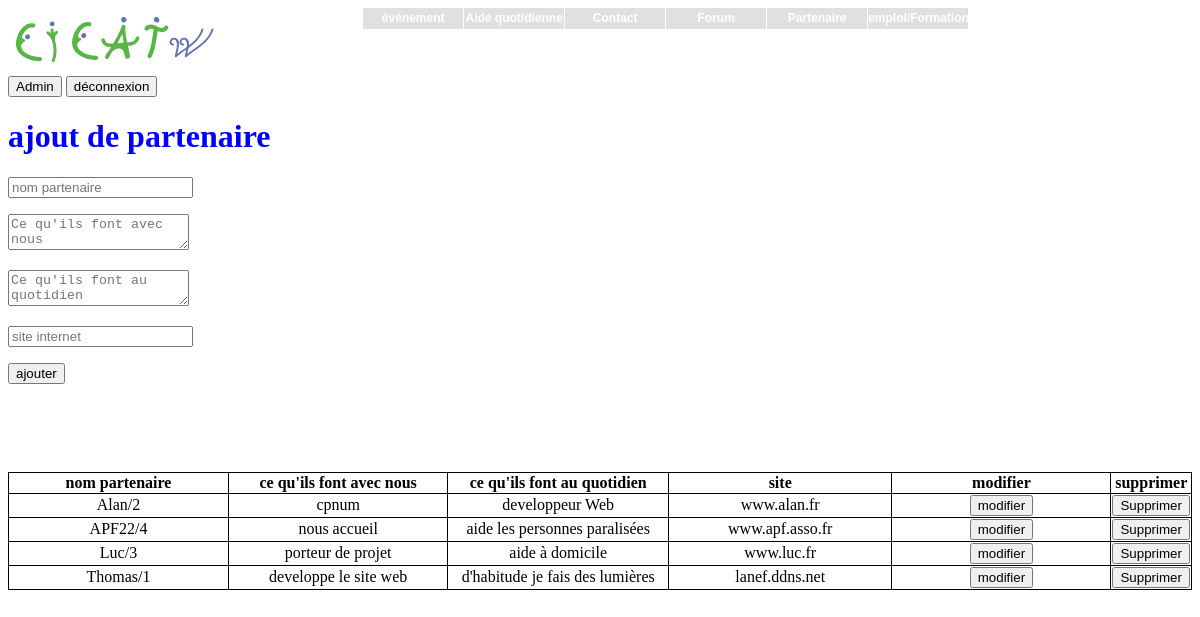
The page /code.old/ajout_partenaire.php on the database its author committed.
### tables this page shows
CREATE TABLE `partenaire` (
  `id_partenaire` int(11) NOT NULL,
  `nom_partenaire` varchar(255) NOT NULL,
  `competences` varchar(255) NOT NULL,
  `secteur` varchar(255) NOT NULL,
  `site` varchar(50) NOT NULL
);

### code.old/inc/tab_partenaire.php (the view, shortened to what this page needs)
<table>
	<th>nom partenaire</th>
	<th>ce qu'ils font avec nous</th>
	<th>ce qu'ils font au quotidien</th>
	<th>site</th>
	<th>modifier</th>
	<th>supprimer</th>
	<?php require 'inc/connectbdd.php';
	$reponse = $pdo->query('SELECT * from partenaire ORDER BY nom_partenaire');
		while ($donnees = $reponse->fetch() )
		{
			?>
			<tr>
				<td><?php echo $donnees['nom_partenaire']."/".$donnees['id_partenaire'];?></td>
				<td><?php echo $donnees['competences'];?></td>
				<td><?php echo $donnees['secteur'];?></td>
				<td><?php echo $donnees['site'];?></td>
				<td><form method="post" action="modifier_partenaire.php" ><input type="submit" name="update" value="modifier"/></form></td>
				<td><form method="post" action="traitement/deletpartenaire.php"><input type="submit" name="delete" value="Supprimer" /></form></td>
			</tr>
		<br>
		<?php
	}
	?>
</table>

### code.old/css/style.css (style rules this page uses)
table { border-collapse:collapse; width:100%; }
th, td { border:1px solid black; width:20%; }
td { text-align:center; }

### rows shown on the page
partenaire: nom_partenaire "Alan", id_partenaire "2", competences "cpnum", secteur "developpeur Web", site "www.alan.fr"
partenaire: nom_partenaire "APF22", id_partenaire "4", competences "nous accueil", secteur "aide les personnes paralisées", site "www.apf.asso.fr"
partenaire: nom_partenaire "Luc", id_partenaire "3", competences "porteur de projet", secteur "aide à domicile", site "www.luc.fr"
partenaire: nom_partenaire "Thomas", id_partenaire "1", competences "developpe le site web", secteur "d'habitude je fais des lumières", site "lanef.ddns.net"
